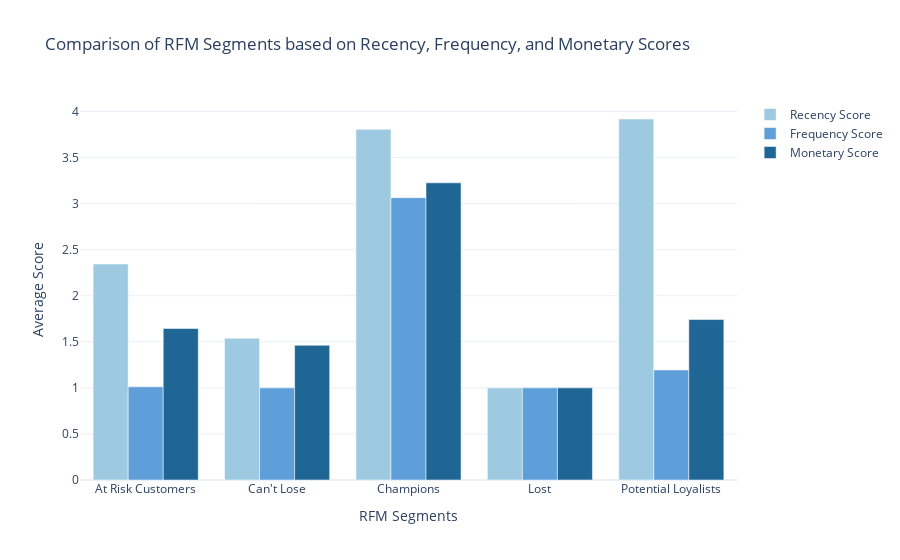

Notebook cell for this chart:
### Markdown cell above
**The recency, frequency, and monetary scores of all the segments**

### Code cell
import pandas as pd
import plotly.graph_objects as go

# Select only the numeric columns for Recency, Frequency, and Monetary scores
numeric_cols = ['RecencyScore', 'FrequencyScore', 'MonetaryScore']

# Calculate the average Recency, Frequency, and Monetary scores for each segment
# Only keep the numeric columns to avoid aggregation errors
segment_scores = df.groupby('RFM Customer Segments')[numeric_cols].mean().reset_index()

# Create a grouped bar chart to compare segment scores
fig = go.Figure()

# Add bars for Recency score
fig.add_trace(go.Bar(
    x=segment_scores['RFM Customer Segments'],
    y=segment_scores['RecencyScore'],
    name='Recency Score',
    marker_color='rgb(158,202,225)'  # Light blue
))

# Add bars for Frequency score
fig.add_trace(go.Bar(
    x=segment_scores['RFM Customer Segments'],
    y=segment_scores['FrequencyScore'],
    name='Frequency Score',
    marker_color='rgb(94,158,217)'  # Medium blue
))

# Add bars for Monetary score
fig.add_trace(go.Bar(
    x=segment_scores['RFM Customer Segments'],
    y=segment_scores['MonetaryScore'],
    name='Monetary Score',
    marker_color='rgb(32,102,148)'  # Dark blue
))

# Update layout for better visualization
fig.update_layout(
    title='Comparison of RFM Segments based on Recency, Frequency, and Monetary Scores',
    xaxis_title='RFM Segments',
    yaxis_title='Average Score',
    barmode='group',
    showlegend=True,
    template='plotly_white'  # Using a clean white template
)

# Show the figure
fig.show()

### Figure 1 — Plotly figure (JSON) as saved in the notebook; plotly's stock layout.template omitted (floating-point values rounded to 4 significant figures)
{"data": [{"marker": {"color": "rgb(158,202,225)"}, "name": "Recency Score", "type": "bar", "x": ["At Risk Customers", "Can't Lose", "Champions", "Lost", "Potential Loyalists"], "y": [2.344, 1.538, 3.806, 1, 3.918]}, {"marker": {"color": "rgb(94,158,217)"}, "name": "Frequency Score", "type": "bar", "x": ["At Risk Customers", "Can't Lose", "Champions", "Lost", "Potential Loyalists"], "y": [1.011, 1, 3.065, 1, 1.195]}, {"marker": {"color": "rgb(32,102,148)"}, "name": "Monetary Score", "type": "bar", "x": ["At Risk Customers", "Can't Lose", "Champions", "Lost", "Potential Loyalists"], "y": [1.644, 1.462, 3.226, 1, 1.742]}], "layout": {"autosize": true, "barmode": "group", "showlegend": true, "title": {"text": "Comparison of RFM Segments based on Recency, Frequency, and Monetary Scores"}, "xaxis": {"autorange": true, "range": [-0.5, 4.5], "title": {"text": "RFM Segments"}, "type": "category"}, "yaxis": {"autorange": true, "range": [0, 4.125], "title": {"text": "Average Score"}, "type": "linear"}}}
